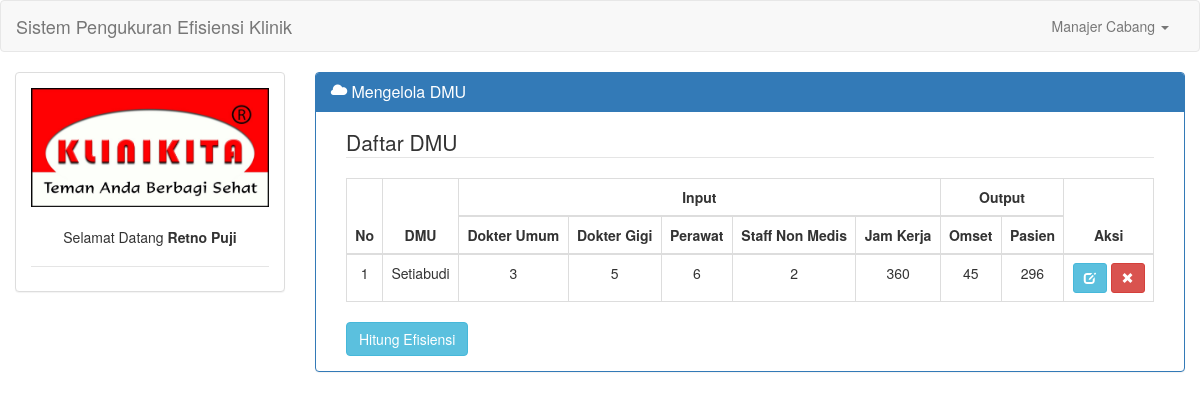
Screenshot of /kelola_DMU.php (signed in) with the database file from the repository.
### tables this page shows
CREATE TABLE IF NOT EXISTS `tb_variabel` (
`id_variabel` int(3) NOT NULL,
  `nama_variabel` varchar(50) NOT NULL,
  `jenis_variabel` char(6) NOT NULL,
  `satuan` varchar(50) NOT NULL
);

CREATE TABLE IF NOT EXISTS `tb_detail_dmu` (
`id_detail_dmu` int(11) NOT NULL,
  `id_klinik` int(11) NOT NULL,
  `id_variabel` int(11) NOT NULL,
  `nilai_variabel` int(11) NOT NULL
);

### kelola_DMU.php (the view, shortened to what this page needs)
<?php include 'layout.php'; ?>
	<div class="col-sm-9">
		<div class="panel panel-primary">
		  	<div class="panel-heading">
		    	<h3 class="panel-title"><span class="glyphicon glyphicon-cloud"></span> Mengelola DMU</h3>
		  	</div>
		  	<div class="panel-body">
			  	<div class="col-sm-12">
			  		<legend>Daftar DMU</legend>
			  		<?php
						$query = mysqli_query($conn, "SELECT * FROM tb_variabel ORDER BY jenis_variabel ASC, id_variabel ASC");
						$list_var = '';
						$input = 0;
						$output = 0;
						if (mysqli_num_rows($query) > 0) {
							while($var = mysqli_fetch_assoc($query)) {
								if ($var['jenis_variabel'] == 'Input') {
									$input++;
								} else {
									$output++;
								}
								$nama = str_replace('_',' ',$var['nama_variabel']);
								$list_var .= "<th>$nama</th>";
							}
						}
			  		?>
			    	<table class="table table-bordered table-hover">
						<thead>
							<tr>
								<th rowspan="2">No</th>
								<th rowspan="2">DMU</th>
								<th colspan="<?php echo $input; ?>">Input</th>
								<th colspan="<?php echo $output; ?>">Output</th>
								<th rowspan="2">Aksi</th>
							</tr>
							<tr>
								<?php echo $list_var; ?>
							</tr>
						</thead>
						<tbody>
							<?php
								$i = 1;
								$query = mysqli_query($conn, 'SELECT k.cabang_klinik, d.id_klinik FROM tb_klinik AS k, tb_detail_dmu AS d WHERE k.id_klinik=d.id_klinik AND d.id_klinik="'.$id_cabang.'" GROUP BY id_klinik ORDER BY id_detail_dmu');
								if (mysqli_num_rows($query)) {
									while ($cabang = mysqli_fetch_assoc($query)) {
										echo '
											<tr>
												<td>'.$i.'</td>
												<td>'.$cabang["cabang_klinik"].'</td>
										';
										$id_klinik = $cabang['id_klinik'];
										$query_input = mysqli_query($conn, 'SELECT d.nilai_variabel FROM tb_detail_dmu AS d, tb_variabel AS v WHERE d.id_variabel=v.id_variabel AND id_klinik ='.$id_klinik.' AND v.jenis_variabel="Input" ORDER BY v.jenis_variabel ASC, d.id_variabel ASC');
										if (mysqli_num_rows($query_input)) {
											while ($nilai_var = mysqli_fetch_assoc($query_input)) {
												echo '<td>'.$nilai_var["nilai_variabel"].'</td>';
											}
										}
										$query_output = mysqli_query($conn, 'SELECT d.nilai_variabel FROM tb_detail_dmu AS d, tb_variabel AS v WHERE d.id_variabel=v.id_variabel AND id_klinik='.$id_klinik.' AND v.jenis_variabel="Output" ORDER BY v.jenis_variabel ASC, d.id_variabel');
										if (mysqli_num_rows($query_output)) {
											while ($nilai_var = mysqli_fetch_assoc($query_output)) {
												echo '<td>'.$nilai_var["nilai_variabel"].'</td>';
											}
										}
										echo '
												<td>
													<a href="ubah_dmu.php?id='.$id_klinik.'" class="btn btn-info btn-sm"><span class="glyphicon glyphicon-edit"></span></a>
													<a href="process/d_DMU.php?id='.$id_klinik.'" onclick="return hapus()" class="btn btn-danger btn-sm"><span class="glyphicon glyphicon-remove"></span></a>
								        		</td>
											</tr>
										';
										$i++;
									}
								}
							?>
						</tbody>
					</table>
					<a href="process/simplex/simplex.php" class="btn btn-info" type="button">Hitung Efisiensi</a>
			  	</div>
		  	</div>
		</div>
	</div>
<?php include 'closing.php' ?>

### layout.php (shortened to what this page needs)
<?php
  if ((!ISSET($_SESSION['username'])) AND (!ISSET($_SESSION['password']))) {
    header('Location: index.php');
  } else {
    $id_cabang= $_SESSION['id_klinik'];
  }
?>
<!DOCTYPE html>
<html lang="en">
  <head>
    <link rel="stylesheet" type="text/css" href="assets/css/bootstrap.min.css">
    <link rel="stylesheet" type="text/css" href="assets/css/cssku.css">
  </head>
  <body>
    <div class="container-fluid">
      <div class="row">
        <nav class="navbar navbar-default">
          <div class="container-fluid">
            <div class="navbar-header">
                <a class="navbar-brand" href="beranda.php">Sistem Pengukuran Efisiensi Klinik</a>
            </div>
            <div class="collapse navbar-collapse" id="bs-example-navbar-collapse-1">
              <ul class="nav navbar-nav navbar-right">
                    <li class="dropdown">
                        <a href="#" class="dropdown-toggle" data-toggle="dropdown" role="button" aria-expanded="false"><?php echo $_SESSION['user']; ?> <span class="caret"></span></a>
                    </li>
                  </ul>
            </div>
          </div>
        </nav>
      </div>
      <div class="row">
        <div class="col-md-3">
          <div class="panel panel-default" style="top: 0;">
            <div class="panel-body">
            <a href="beranda.php"><img src="assets/img/logo_klinikita.jpg" class="img img-responsive" width="280px" id="gb1"></a>
            <br>
              <p align="center">Selamat Datang <b> <?php echo $_SESSION['nama']; ?></b></p>
              <ul class="nav nav-pills nav-stacked" id="stacked-menu">
                <li class="nav-divider"></li>
              </ul>
            </div>
          </div>
        </div>

### closing.php (shortened to what this page needs)
</div>
	</div>
  </body>
</html>

### assets/css/cssku.css (style rules this page uses)
#gb1 { margin:0 auto; }
th,tr,td { text-align: center; }

### rows the page displays
tb_variabel: nama_variabel "Dokter Umum"
tb_variabel: nama_variabel "Dokter Gigi"
tb_variabel: nama_variabel "Perawat"
tb_variabel: nama_variabel "Staff Non Medis"
tb_variabel: nama_variabel "Jam Kerja"
tb_variabel: nama_variabel "Omset"
tb_variabel: nama_variabel "Pasien"
tb_detail_dmu: nilai_variabel "3"
tb_detail_dmu: nilai_variabel "5"
tb_detail_dmu: nilai_variabel "6"
tb_detail_dmu: nilai_variabel "2"
tb_detail_dmu: nilai_variabel "360"
tb_detail_dmu: nilai_variabel "45"
tb_detail_dmu: nilai_variabel "296"

### other values shown
$_SESSION['user'] "Manajer Cabang"
$_SESSION['nama'] "Retno Puji"
$cabang["cabang_klinik"] "Setiabudi"
